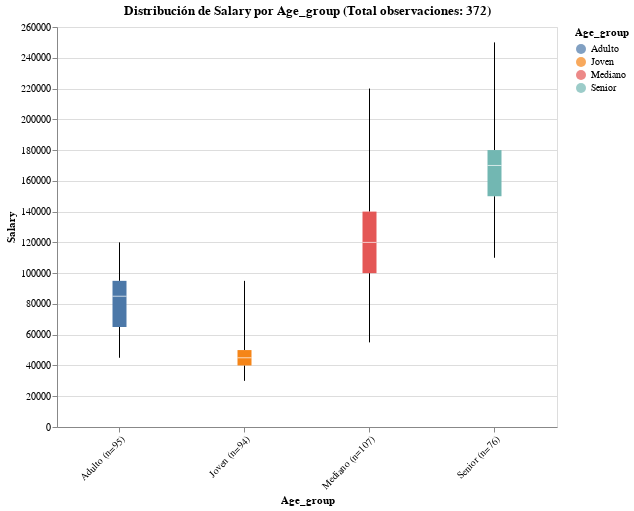

Notebook code cell kept with this figure:
### Code cell
chart,stats=f_eda.crear_boxplot_con_estadisticas(data,'Age_group', 'Salary')
chart

### Figure 1 — Vega-Lite specification as saved in the notebook (floating-point values rounded to 4 significant figures; data arrays with more than 128 entries replaced by an {"elided": "..."} marker saying what was removed)
{"config": {"view": {"continuousWidth": 300, "continuousHeight": 300}}, "data": {"name": "data-81adc52e5ccb9701c3e0910d110bd2a7"}, "mark": {"type": "boxplot", "extent": "min-max"}, "encoding": {"color": {"field": "Age_group", "legend": {"title": "Age_group"}, "type": "nominal"}, "tooltip": [{"field": "Age_group", "title": "Categoría", "type": "nominal"}, {"field": "Salary", "format": ".0f", "title": "Valor", "type": "quantitative"}], "x": {"axis": {"labelAngle": -45}, "field": "category_label", "title": "Age_group", "type": "nominal"}, "y": {"axis": {"format": ".0f"}, "field": "Salary", "title": "Salary", "type": "quantitative"}}, "height": 400, "title": "Distribución de Salary por Age_group\n(Total observaciones: 372)", "width": 500, "$schema": "https://vega.github.io/schema/vega-lite/v5.20.1.json", "datasets": {"data-81adc52e5ccb9701c3e0910d110bd2a7": {"elided": "372 records"}}}
